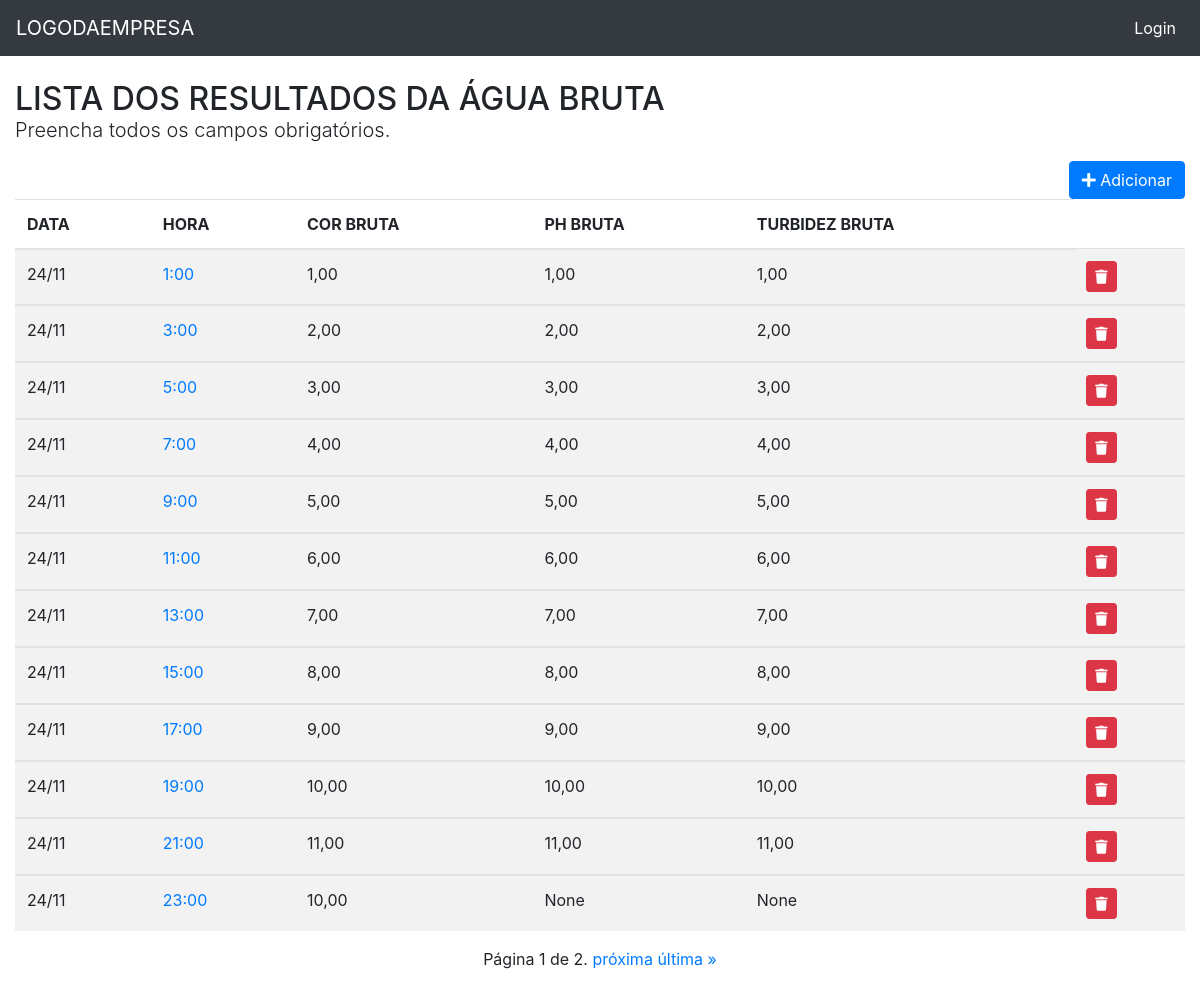
Before: /captacao/list/ with the older database file.
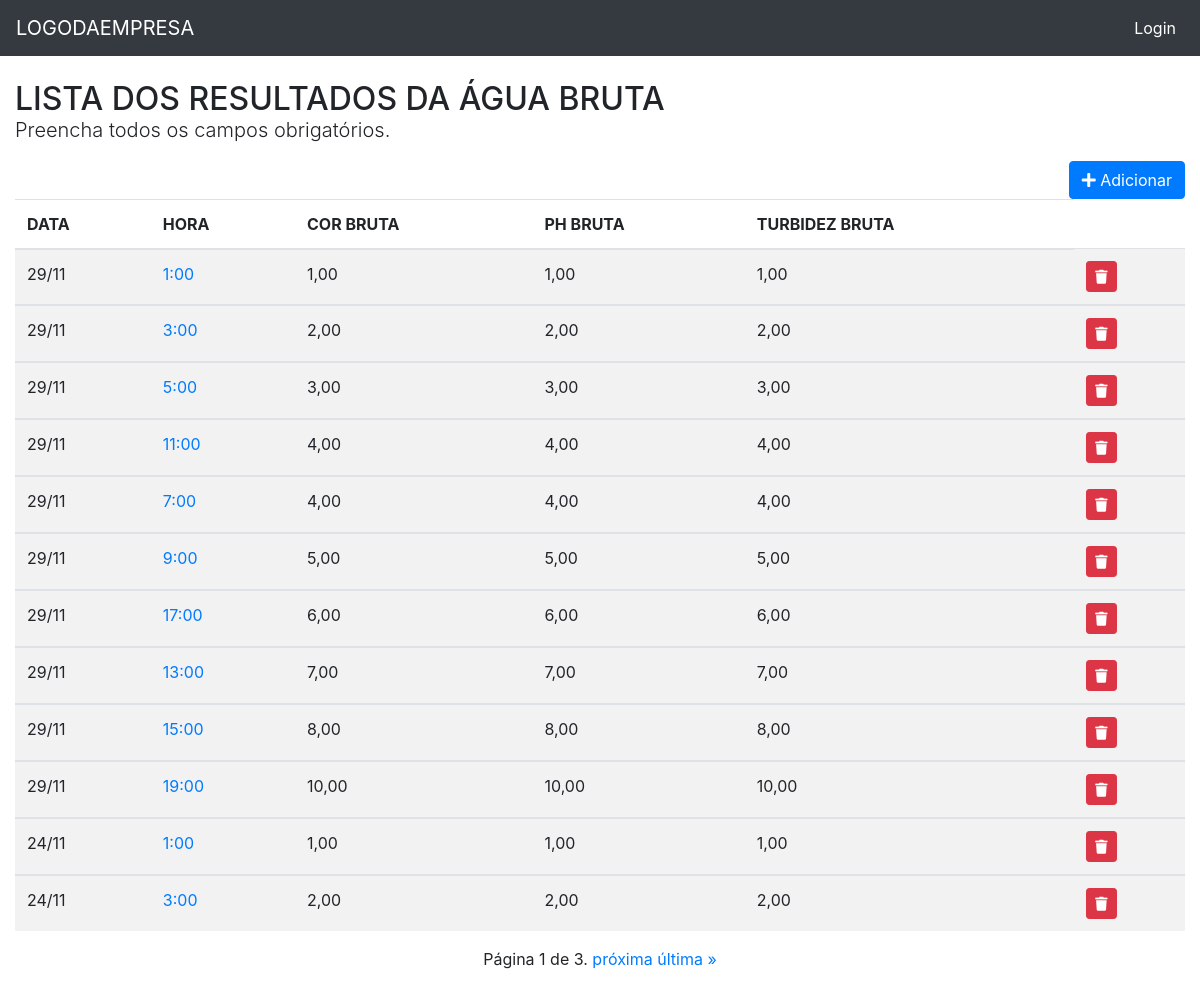
After: the same page with the newer database file.
### captacao/models.py (models this page shows, shortened)
class Captacao(models.Model):
    data = models.DateField('Data', auto_now=False, auto_now_add=False)
    hora = models.CharField(max_length=5, choices=HORA_CHOICE)
    cor_b = models.DecimalField('Cor Bruta', max_digits=5, decimal_places=2, blank=True, null=True)
    ph_b = models.DecimalField('Ph Bruta', max_digits=5, decimal_places=2, blank=True, null=True)
    turbidez_b = models.DecimalField('Turbidez Bruta', max_digits=5, decimal_places=2, blank=True, null=True)
    class Meta:
        ordering = ('-data',)
        verbose_name = 'CAPTAÇÃO'
        verbose_name_plural = 'CAPTAÇÕES'

### captacao/views.py (the view)
# urls.py: path('list/', v.captacao_list, name='captacao_list'),
def captacao_list(request):
    template_name = 'captacao_list.html'
    obj = Captacao.objects.all()
    paginator = Paginator(obj, 12)
    page_number = request.GET.get('page')
    object_list = paginator.get_page(page_number)
    context = {'object_list': object_list}
    return render(request, template_name, context)

### captacao/templates/captacao_list.html (shortened to what this page needs)
{% extends "base.html" %}
{% load static %}
{% block content %}
<div class="page-header">
    <h2>LISTA DOS RESULTADOS DA ÁGUA BRUTA<br>
        <p class="lead">
            Preencha todos os campos obrigatórios.
        </p>
        <span class="pull-right">
            <a href="{% url 'captacao:captacao_add' %}">
              <button type="button" class="btn btn-primary">
                <span class="fa fa-plus"></span> Adicionar
              </button>
            </a>
        </span>
    </h2>
    {% if object_list %}
    <div class="table-reponsive">
        <table class="table table-striped">
          <thead>
            <tr>
              <th>DATA</th>
              <th>HORA</th>
              <th>COR BRUTA</th>
              <th>PH BRUTA</th>
              <th>TURBIDEZ BRUTA</th>
            </tr>
          </thead>
          <tbody>
          {% for object in object_list %}
              <tr>
                <td class="text-left">{{ object.data|date:"d/m" }}</td>
                <td>
                  <a href="{% url 'captacao:captacao_update' object.pk %}">{{ object.hora }}</a>
                </td>
                <td class="text-left">{{ object.cor_b }}</td>
                <td class="text-left">{{ object.ph_b}}</td>
                <td class="text-left">{{ object.turbidez_b}}</td>
                <td>
                      <a href="{% url 'captacao:captacao_delete' object.pk %}" class="btn btn-danger btn-sm"
                         title="Excluir" onclick="return confirm('Tem certeza que deseja exluir?')" >
                          <i class="fa fa-trash" aria-hidden="true"></i>
                      </a>
                </td>
              </tr>
          </tbody>
      {% endfor %}
        </table>
    </div>
    <div class="pagination">
        <span class="step_links">
            <span class="current">
                Página {{ object_list.number }} de {{ object_list.paginator.num_pages }}.
            </span>
            {% if object_list.has_next %}
                <a href="?page={{ object_list.next_page_number }}">próxima</a>
                <a href="?page={{ object_list.paginator.num_pages }}">última &raquo;</a>
            {% endif %}
        </span>
    </div>
  {% else %}
    <p class="alert alert-warning">Sem itens na lista.</p>
  {% endif %}
</div>
{% endblock content %}l>

Changed rows visible on the page:
no longer on this page (row unchanged): Captacao: data "24/11", hora "5:00", cor_b "3,00", ph_b "3,00", turbidez_b "3,00"
no longer on this page (row unchanged): Captacao: data "24/11", hora "7:00", cor_b "4,00", ph_b "4,00", turbidez_b "4,00"
no longer on this page (row unchanged): Captacao: data "24/11", hora "9:00", cor_b "5,00", ph_b "5,00", turbidez_b "5,00"
no longer on this page (row unchanged): Captacao: data "24/11", hora "11:00", cor_b "6,00", ph_b "6,00", turbidez_b "6,00"
no longer on this page (row unchanged): Captacao: data "24/11", hora "13:00", cor_b "7,00", ph_b "7,00", turbidez_b "7,00"
no longer on this page (row unchanged): Captacao: data "24/11", hora "15:00", cor_b "8,00", ph_b "8,00", turbidez_b "8,00"
no longer on this page (row unchanged): Captacao: data "24/11", hora "17:00", cor_b "9,00", ph_b "9,00", turbidez_b "9,00"
no longer on this page (row unchanged): Captacao: data "24/11", hora "19:00", cor_b "10,00", ph_b "10,00", turbidez_b "10,00"
no longer on this page (row unchanged): Captacao: data "24/11", hora "21:00", cor_b "11,00", ph_b "11,00", turbidez_b "11,00"
no longer on this page (row unchanged): Captacao: data "24/11", hora "23:00", cor_b "10,00", ph_b "None", turbidez_b "None"
added Captacao: data "29/11", hora "1:00", cor_b "1,00", ph_b "1,00", turbidez_b "1,00"
added Captacao: data "29/11", hora "3:00", cor_b "2,00", ph_b "2,00", turbidez_b "2,00"
added Captacao: data "29/11", hora "5:00", cor_b "3,00", ph_b "3,00", turbidez_b "3,00"
added Captacao: data "29/11", hora "11:00", cor_b "4,00", ph_b "4,00", turbidez_b "4,00"
added Captacao: data "29/11", hora "7:00", cor_b "4,00", ph_b "4,00", turbidez_b "4,00"
added Captacao: data "29/11", hora "9:00", cor_b "5,00", ph_b "5,00", turbidez_b "5,00"
added Captacao: data "29/11", hora "17:00", cor_b "6,00", ph_b "6,00", turbidez_b "6,00"
added Captacao: data "29/11", hora "13:00", cor_b "7,00", ph_b "7,00", turbidez_b "7,00"
added Captacao: data "29/11", hora "15:00", cor_b "8,00", ph_b "8,00", turbidez_b "8,00"
added Captacao: data "29/11", hora "19:00", cor_b "10,00", ph_b "10,00", turbidez_b "10,00"
Other visible differences:
{{ object_list.paginator.num_pages }}: "2" → "3"
